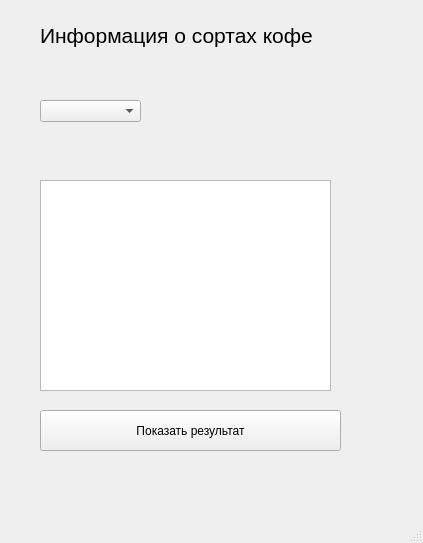
<?xml version="1.0" encoding="UTF-8"?>
<ui version="4.0">
 <class>MainWindow</class>
 <widget class="QMainWindow" name="MainWindow">
  <property name="geometry">
   <rect>
    <x>0</x>
    <y>0</y>
    <width>423</width>
    <height>543</height>
   </rect>
  </property>
  <property name="windowTitle">
   <string>MainWindow</string>
  </property>
  <widget class="QWidget" name="centralwidget">
   <widget class="QComboBox" name="comboBox">
    <property name="geometry">
     <rect>
      <x>40</x>
      <y>100</y>
      <width>101</width>
      <height>22</height>
     </rect>
    </property>
   </widget>
   <widget class="QListWidget" name="listWidget">
    <property name="geometry">
     <rect>
      <x>40</x>
      <y>180</y>
      <width>291</width>
      <height>211</height>
     </rect>
    </property>
   </widget>
   <widget class="QLabel" name="label">
    <property name="geometry">
     <rect>
      <x>40</x>
      <y>20</y>
      <width>301</width>
      <height>31</height>
     </rect>
    </property>
    <property name="text">
     <string>&lt;html&gt;&lt;head/&gt;&lt;body&gt;&lt;p&gt;&lt;span style=&quot; font-size:16pt;&quot;&gt;Информация о сортах кофе&lt;/span&gt;&lt;/p&gt;&lt;/body&gt;&lt;/html&gt;</string>
    </property>
   </widget>
   <widget class="QPushButton" name="pushButton">
    <property name="geometry">
     <rect>
      <x>40</x>
      <y>410</y>
      <width>301</width>
      <height>41</height>
     </rect>
    </property>
    <property name="text">
     <string>Показать результат</string>
    </property>
   </widget>
  </widget>
  <widget class="QMenuBar" name="menubar">
   <property name="geometry">
    <rect>
     <x>0</x>
     <y>0</y>
     <width>423</width>
     <height>21</height>
    </rect>
   </property>
  </widget>
  <widget class="QStatusBar" name="statusbar"/>
 </widget>
 <resources/>
 <connections/>
</ui>
